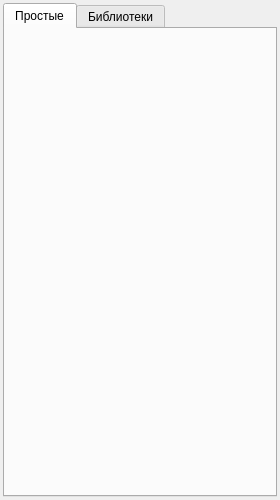
<?xml version="1.0" encoding="UTF-8"?>
<ui version="4.0">
 <class>ElementLibraryDialog</class>
 <widget class="QDialog" name="ElementLibraryDialog">
  <property name="geometry">
   <rect>
    <x>0</x>
    <y>0</y>
    <width>280</width>
    <height>500</height>
   </rect>
  </property>
  <property name="minimumSize">
   <size>
    <width>280</width>
    <height>500</height>
   </size>
  </property>
  <property name="maximumSize">
   <size>
    <width>280</width>
    <height>500</height>
   </size>
  </property>
  <property name="windowTitle">
   <string>Графические элементы</string>
  </property>
  <layout class="QGridLayout" name="gridLayout_2">
   <property name="margin">
    <number>3</number>
   </property>
   <item row="0" column="0">
    <widget class="QTabWidget" name="tabWidget">
     <property name="currentIndex">
      <number>0</number>
     </property>
     <widget class="QWidget" name="tab">
      <attribute name="title">
       <string>Простые</string>
      </attribute>
      <layout class="QGridLayout" name="gridLayout">
       <property name="margin">
        <number>3</number>
       </property>
       <item row="0" column="0">
        <layout class="QGridLayout" name="simpleGridLayout"/>
       </item>
      </layout>
     </widget>
     <widget class="QWidget" name="tab_2">
      <attribute name="title">
       <string>Библиотеки</string>
      </attribute>
      <layout class="QGridLayout" name="gridLayout_4" rowstretch="1,0">
       <item row="0" column="0">
        <layout class="QGridLayout" name="libraryGridLayout"/>
       </item>
       <item row="1" column="0">
        <layout class="QHBoxLayout" name="horizontalLayout">
         <item>
          <spacer name="horizontalSpacer">
           <property name="orientation">
            <enum>Qt::Horizontal</enum>
           </property>
           <property name="sizeHint" stdset="0">
            <size>
             <width>40</width>
             <height>20</height>
            </size>
           </property>
          </spacer>
         </item>
         <item>
          <widget class="QPushButton" name="pbLoadLibrary">
           <property name="text">
            <string>Загрузить</string>
           </property>
          </widget>
         </item>
        </layout>
       </item>
      </layout>
     </widget>
    </widget>
   </item>
  </layout>
 </widget>
 <resources/>
 <connections/>
</ui>
